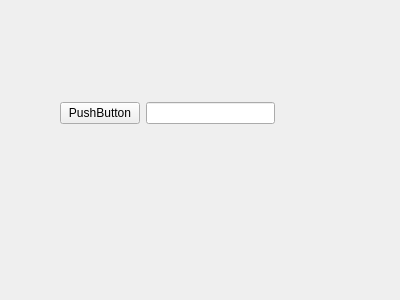
<?xml version="1.0" encoding="UTF-8"?>
<ui version="4.0">
 <class>Form</class>
 <widget class="QWidget" name="Form">
  <property name="geometry">
   <rect>
    <x>0</x>
    <y>0</y>
    <width>400</width>
    <height>300</height>
   </rect>
  </property>
  <property name="windowTitle">
   <string>Form</string>
  </property>
  <widget class="QWidget" name="">
   <property name="geometry">
    <rect>
     <x>60</x>
     <y>100</y>
     <width>215</width>
     <height>26</height>
    </rect>
   </property>
   <layout class="QHBoxLayout" name="horizontalLayout">
    <item>
     <widget class="QPushButton" name="pushButton">
      <property name="text">
       <string>PushButton</string>
      </property>
     </widget>
    </item>
    <item>
     <widget class="QLineEdit" name="lineEdit"/>
    </item>
   </layout>
  </widget>
 </widget>
 <resources/>
 <connections/>
</ui>
